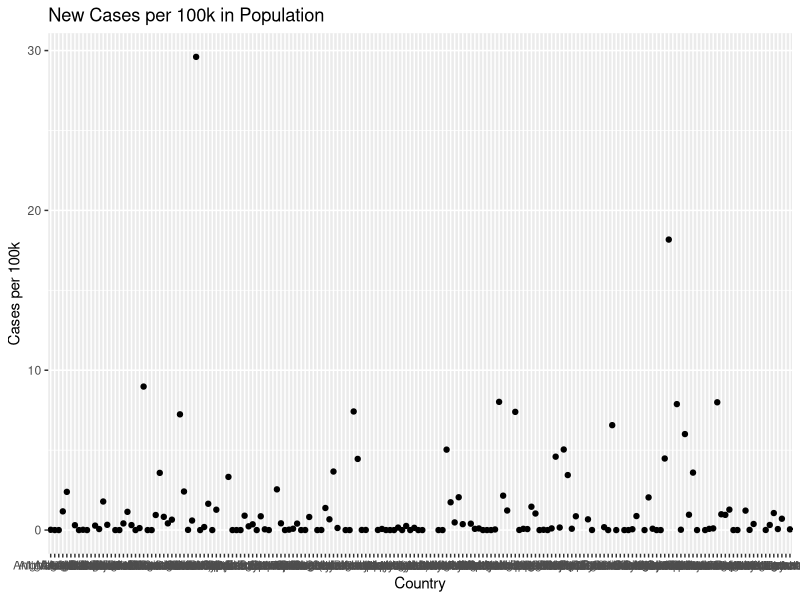
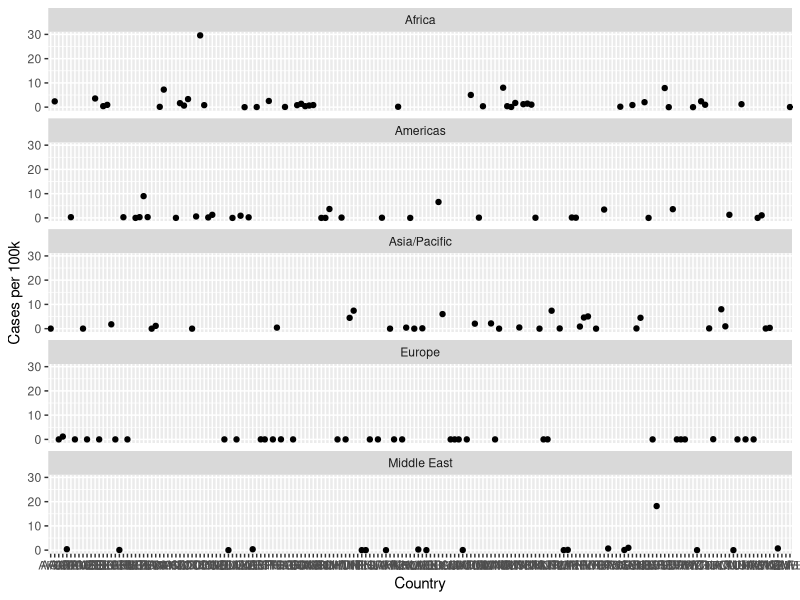

The R script that drew these images, in order:
## ---- chunk 1
knitr::opts_chunk$set(echo = TRUE)
data <- read.csv('Homework2_leprosy.csv')
library(ggplot2)
## ---- chunk 2
new_cases_per_100k <- ggplot(data)
new_cases_per_100k + geom_point(aes(x = Country, y = New_Cases / (Population/100000))) + 
  labs(
    title = "New Cases per 100k in Population",
    y = "Cases per 100k"
  )
fivenum((data$New_Cases / (data$Population / 100000)))
data <- data[order(data$New_Cases, decreasing = TRUE),]
result <- data.frame(Country = data$Country, New_Cases = data$New_Cases, Cases_per_100k = data$New_Cases / (data$Population / 100000), Population = data$Population)
result
ggplot(data, aes(x = Code, y = New_Cases / (Population / 100000))) + geom_point() + facet_wrap(~Region, nrow = 5) + 
  labs(
    y = 'Cases per 100k',
    x = 'Country'
  )
